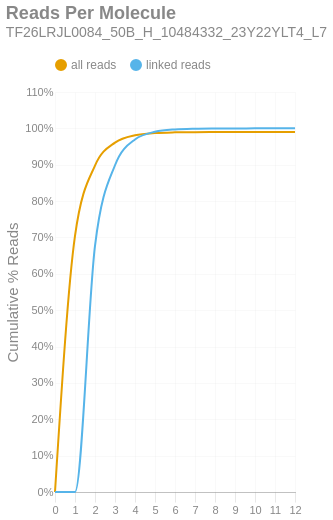

Notebook code for this chart:
### Markdown cell above
### Reads per Molecule
This chart shows the cumulative distribution of the number of reads per linked molecule. That is, how many alignments are associated with a unique molecule. This excludes the number of reads associated with invalid or absent linked-read barcodes. The `linked` histogram is the percentages recalculated when disregarding singletons.

### Code cell
if SKIPLR:
    print_html(f"Skipped")
else:
    counts = np.bincount(valids['reads'].cast(pl.Int64).to_numpy())
    weighted = counts * np.arange(len(counts))
    all_perc = weighted / n_reads
    linked_perc = weighted / n_linked_reads
    linked_perc[1] = 0
    binned_df = pl.DataFrame({
        'readsper': list(range(len(counts))),
        'all reads (cumsum)': np.cumsum(all_perc).tolist(),
        'linked reads (cumsum)': np.cumsum(linked_perc).tolist(),
    })

    with SafeRender(binned_df):
        (
            density_plot(binned_df, 'Reads Per Molecule', samplename, 'readspmol')
            .encode(
                x=alt.X('readsper:O', title=None).axis(labelAngle=0).scale(padding=0),
                y=alt.Y('value:Q', title='Cumulative % Reads').axis(format='%').stack(False),
                color=alt.Color("key:N").scale(domain=["all reads", "linked reads"]),
                tooltip=[
                    alt.Tooltip("key:N", title="Data Type"),
                    alt.Tooltip("readsper:O", title="Reads Per Molecule"),
                    alt.Tooltip("value:Q", format=".2%", title="% Reads (Cum.)")
                ]            
            )
        ).display()

### Figure 1 — Vega-Lite specification as saved in the notebook (floating-point values rounded to 4 significant figures)
{"width": "container", "height": 400, "config": {"title": {"anchor": "start", "dy": -15, "fontSize": 18, "color": "#888888", "subtitleColor": "#888888", "subtitleFontSize": 14}, "arc": {"fill": "#0072B2"}, "axis": {"domainColor": "#888888", "domainWidth": 0.5, "gridWidth": 0.2, "grid": false, "titleFontWeight": 400, "titleFontSize": 15, "labelFontSize": 11, "labelColor": "#888888", "tickColor": "#888888", "tickWidth": 0.2, "titleColor": "#888888"}, "axisBand": {"grid": false}, "axisX": {"grid": true, "tickSize": 10, "domainCap": "round"}, "axisY": {"domain": false, "grid": true, "tickSize": 0, "domainCap": "round"}, "background": "transparent", "header": {"labelFontSize": 15, "labelColor": "#888888", "titleFontSize": 15, "titleFontWeight": 600, "titleColor": "#888888"}, "legend": {"labelFont": "sans-serif", "labelFontSize": 12, "labelColor": "#888888", "symbolSize": 100, "symbolType": "circle", "titleFontSize": 12, "titlePadding": 10, "titleColor": "#888888", "title": null, "orient": "top"}, "range": {"category": ["#E69F00", "#56B4E9", "#009E73", "#F0E442", "#0072B2", "#D55E00", "#CC79A7", "#000000"], "diverging": ["#cfe8f3", "#a2d4ec", "#73bfe2", "#46abdb", "#1696d2", "#12719e"]}, "area": {"fill": "#0072B2", "fillOpacity": 0.7, "line": true, "strokeOpacity": 0.7}, "line": {"color": "#0072B2", "stroke": "#0072B2", "strokeWidth": 2}, "trail": {"color": "#0072B2", "stroke": "#0072B2", "strokeWidth": 0, "size": 1}, "point": {"filled": true, "fillOpacity": 1.0, "size": 95}, "text": {"color": "#888888", "fontSize": 11, "align": "right", "fontWeight": 400, "size": 11}, "bar": {"fill": "#0072B2", "stroke": null}, "view": {"stroke": null, "continuousWidth": 660, "continuousHeight": 400}}, "data": {"name": "data-a25416cef0cadd6d5e332d40d64c02e0"}, "mark": {"type": "line", "interpolate": "monotone", "point": {"opacity": 0, "size": 275}}, "encoding": {"color": {"field": "key", "scale": {"domain": ["all reads", "linked reads"]}, "type": "nominal"}, "tooltip": [{"field": "key", "title": "Data Type", "type": "nominal"}, {"field": "readsper", "title": "Reads Per Molecule", "type": "ordinal"}, {"field": "value", "format": ".2%", "title": "% Reads (Cum.)", "type": "quantitative"}], "x": {"axis": {"labelAngle": 0}, "field": "readsper", "scale": {"padding": 0}, "title": null, "type": "ordinal"}, "y": {"axis": {"format": "%"}, "field": "value", "stack": false, "title": "Cumulative % Reads", "type": "quantitative"}}, "params": [{"name": "param_c36ac31b6afebe62", "select": {"type": "point", "fields": ["key"]}, "bind": "legend"}], "title": {"text": "Reads Per Molecule", "subtitle": "TF26LRJL0084_50B_H_10484332_23Y22YLT4_L7"}, "transform": [{"fold": ["all reads (cumsum)", "linked reads (cumsum)"]}, {"calculate": "replace(datum.key, ' (cumsum)', '')", "as": "key"}, {"filter": {"param": "param_c36ac31b6afebe62"}}], "usermeta": {"embedOptions": {"downloadFileName": "TF26LRJL0084_50B_H_10484332_23Y22YLT4_L7.readspmol"}}, "$schema": "https://vega.github.io/schema/vega-lite/v6.4.1.json", "datasets": {"data-a25416cef0cadd6d5e332d40d64c02e0": [{"readsper": 0, "all reads (cumsum)": 0.0, "linked reads (cumsum)": 0.0}, {"readsper": 1, "all reads (cumsum)": 0.7043, "linked reads (cumsum)": 0.0}, {"readsper": 2, "all reads (cumsum)": 0.8976, "linked reads (cumsum)": 0.6768}, {"readsper": 3, "all reads (cumsum)": 0.9608, "linked reads (cumsum)": 0.8985}, {"readsper": 4, "all reads (cumsum)": 0.9811, "linked reads (cumsum)": 0.9695}, {"readsper": 5, "all reads (cumsum)": 0.9871, "linked reads (cumsum)": 0.9905}, {"readsper": 6, "all reads (cumsum)": 0.989, "linked reads (cumsum)": 0.9971}, {"readsper": 7, "all reads (cumsum)": 0.9896, "linked reads (cumsum)": 0.9991}, {"readsper": 8, "all reads (cumsum)": 0.9897, "linked reads (cumsum)": 0.9997}, {"readsper": 9, "all reads (cumsum)": 0.9898, "linked reads (cumsum)": 0.9999}, {"readsper": 10, "all reads (cumsum)": 0.9898, "linked reads (cumsum)": 1.0}, {"readsper": 11, "all reads (cumsum)": 0.9898, "linked reads (cumsum)": 1.0}, {"readsper": 12, "all reads (cumsum)": 0.9898, "linked reads (cumsum)": 1.0}]}}
